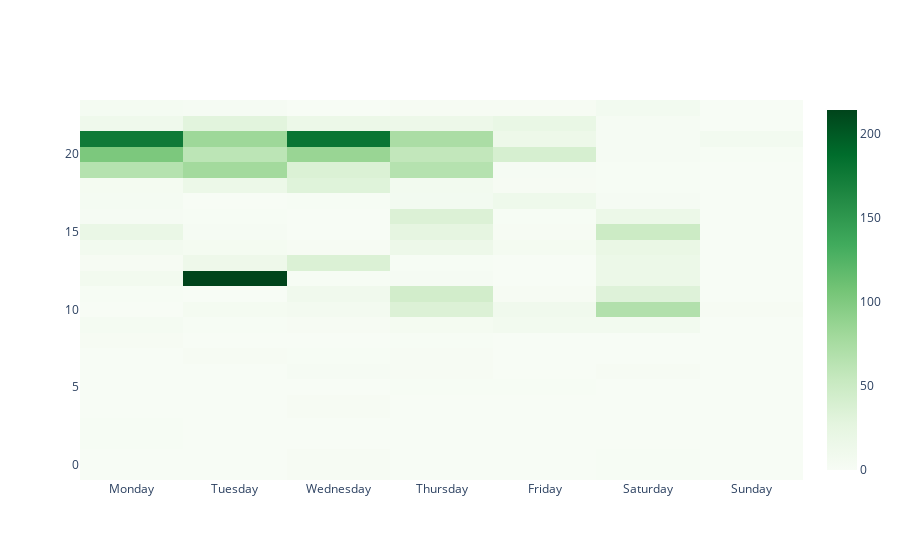

The code cell stored with this chart in its notebook:
### Markdown cell above
Interventions heatmap by day & hour

### Code cell
pivot = pd.pivot_table(chat, index='hour', columns='day_name', values='message', aggfunc='count').fillna(0)
heatmap = go.Heatmap(z=pivot.values,
                     x=pivot.columns,
                     y=pivot.index,
                     hovertemplate='Interventions at %{y}-hour<extra>%{z}</extra>',
                     colorscale='Greens')
fig = go.Figure(data=[heatmap]).update_layout(xaxis={'categoryorder': 'array',
                                                     'categoryarray': ['Monday', 'Tuesday', 'Wednesday',
                                                                       'Thursday', 'Friday', 'Saturday', 'Sunday']})
py.plot(fig, filename='Interventions heatmap by day & hour', auto_open=False)
fig

### Figure 1 — Plotly figure (JSON) as saved in the notebook; plotly's stock layout.template omitted (floating-point values rounded to 4 significant figures; data arrays with more than 128 entries replaced by an {"elided": "..."} marker saying what was removed)
{"data": [{"colorscale": [[0, "rgb(247,252,245)"], [0.125, "rgb(229,245,224)"], [0.25, "rgb(199,233,192)"], [0.375, "rgb(161,217,155)"], [0.5, "rgb(116,196,118)"], [0.625, "rgb(65,171,93)"], [0.75, "rgb(35,139,69)"], [0.875, "rgb(0,109,44)"], [1, "rgb(0,68,27)"]], "hovertemplate": "Interventions at %{y}-hour<extra>%{z}</extra>", "type": "heatmap", "x": ["Friday", "Monday", "Saturday", "Sunday", "Thursday", "Tuesday", "Wednesday"], "y": [0, 2, 4, 5, 6, 7, 8, 9, 10, 11, 12, 13, 14, 15, 16, 17, 18, 19, 20, 21, 22, 23], "z": {"elided": "22x7 int values"}}], "layout": {"xaxis": {"categoryarray": ["Monday", "Tuesday", "Wednesday", "Thursday", "Friday", "Saturday", "Sunday"], "categoryorder": "array"}}}
